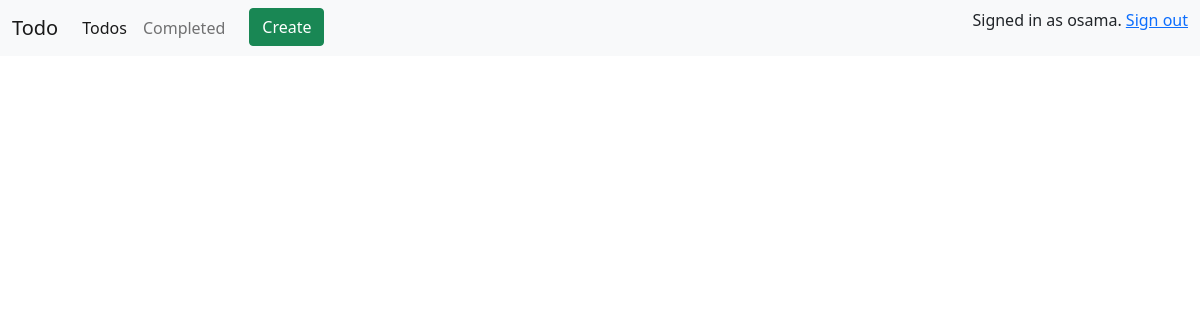
Page / (signed in) on the earlier database version.
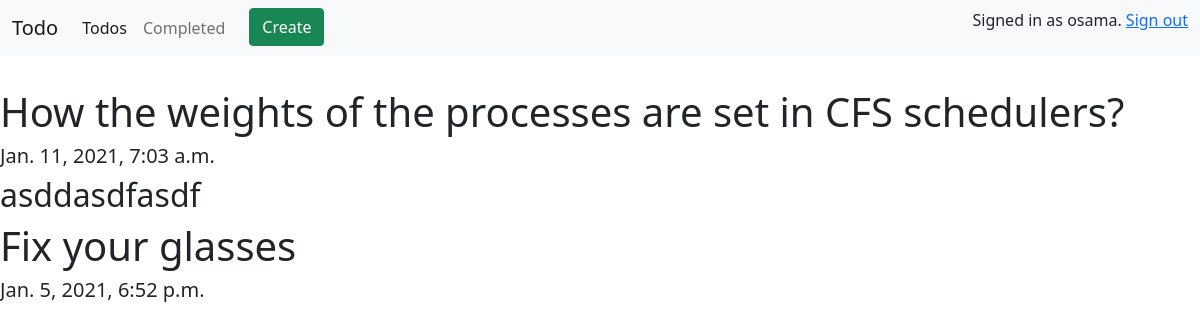
Same page on the later database version.
### todo/models.py (models this page shows, shortened)
class Todo(models.Model):
    title = models.CharField(max_length=200)
    memo = models.TextField(blank=True)
    date_created = models.DateTimeField(auto_now_add=True)
    date_completed = models.DateTimeField(blank=True, null=True)
    is_important = models.BooleanField(default=False)
    user = models.ForeignKey(User, on_delete=models.CASCADE)

### todo/views.py (the view)
# urls.py: 2. Add a URL to urlpatterns:  path('', views.home, name='home')
def home(request):
    if request.user.is_authenticated:
        return todos(request)
    return homepage(request)

### todo/views.py (called while the page is built)
def todos(request):
    if request.user.is_authenticated:
        request.session['prev_page'] = 'todos'
        todos_list = Todo.objects.filter(user=request.user, date_completed__isnull=True).order_by('-date_created')
        return render(request, 'todo/todos.html', {'title': 'Todos', 'todos': todos_list})
    return need_signin_first(request, 'todos')

### todo/templates/todo/todos.html
{% extends 'todo/base.html' %}
{% block content %}
    {% for todo in todos %}
        {% if todo.is_important %}<strong>{% endif %}
        <h1>{{ todo.title }}</h1>
        {% if todo.is_important %}</strong>{% endif %}
        <h5>{{ todo.date_created }}</h5>
        <h2>{{ todo.memo|truncatechars:100 }}</h2>
    {% endfor %}
{% endblock %}

Differences in the rows shown:
added Todo: title "How the weights of the processes are set in CFS schedulers?", date_created "Jan. 11, 2021, 7:03 a.m.", memo "asddasdfasdf"
now on this page (row edited): Todo: title "Fix your glasses", date_created "Jan. 5, 2021, 6:52 p.m."
